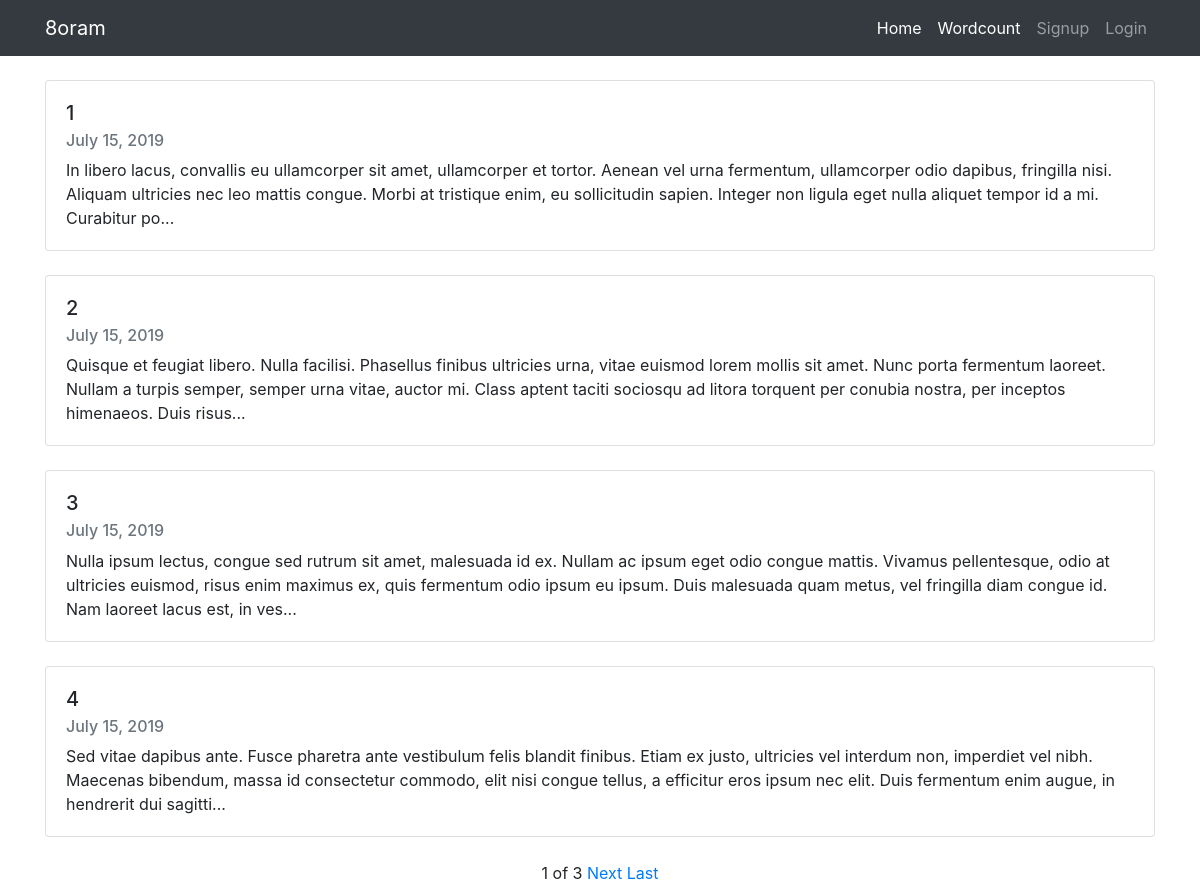
The page / on the database its author committed.
### board/models.py (models this page shows, shortened)
class Board(models.Model):
    title = models.CharField(max_length = 200)
    pub_date = models.DateField('date published')
    body = models.TextField()
    def summary(self):
        return self.body[:300]

### board/views.py (the view)
# urls.py: path('', board.views.board, name='board'),
def board(request):
    boards = Board.objects
    board_list = Board.objects.all()
    paginator = Paginator(board_list, 4)
    page = request.GET.get('page')
    posts = paginator.get_page(page)
    return render(request, 'board/board.html', {'boards':boards, 'posts':posts})

### board/templates/board/board.html (shortened to what this page needs)
{% extends 'base.html' %}
{% block content %}
{% for board in posts %}
<div class="card" onClick="location.href ='{% url 'detail' board.id %}'" style="cursor:pointer;">
  <div class="card-body">
    <h5 class="card-title">{{ board.title }}</h5>
    <h6 class="card-subtitle mb-2 text-muted">{{ board.pub_date }}</h6>
      <p class="card-text">{{ board.summary }}...</p>
  </div>
</div>
<br>
{% endfor %}
<div class="text-center">
<span>{{posts.number}}</span>
<span>of</span>
<span>{{posts.paginator.num_pages}}</span>
{%if posts.has_next%}
<a href="?page={{posts.next_page_number}}">Next</a>
<a href="?page={{posts.paginator.num_pages}}">Last</a>
{%endif%}
</div>
{% endblock %}

### project/templates/base.html (shortened to what this page needs)
<link rel="stylesheet" href="https://stackpath.bootstrapcdn.com/bootstrap/4.3.1/css/bootstrap.min.css">
<nav class="navbar navbar-expand-lg navbar-dark bg-dark">
  <div class="container">
      <a class="navbar-brand" href="{% url 'board' %}">8oram</a>
      <div class="collapse navbar-collapse mr-auto" id="navbarSupportedContent">
        <ul class="navbar-nav ml-auto">
          <li class="nav-item active">
            <a class="nav-link" href="{% url 'board' %}">Home</a>
          </li>
          <li class="nav-item active">
            <a class="nav-link" href="{% url 'count' %}">Wordcount</a>
          </li>
        {% if user.is_authenticated %}
          <li class="nav-item dropdown active">
            <a class="nav-link dropdown-toggle" id="navbarDropdown" role="button" data-toggle="dropdown" aria-haspopup="true" aria-expanded="false">환영합니다. {{ user.username }} 님!</a>
            <div class="dropdown-menu" aria-labelledby="navbarDropdown">
              <a class="dropdown-item" href="{% url 'new' %}">Post</a>
              <div class="dropdown-divider"></div>
              <a class="dropdown-item" href="javascript:{document.getElementById('logout').submit()}">Logout</a>
            <form id="logout" method="POST" action="{% url 'logout' %}">
                {% csrf_token %} <input type="hidden" />
            </form>
            </div>
          </li>
        {% else %}
            <li class="nav-item">
                        <a class="nav-item nav-link" href="{% url 'signup' %}">Signup</a>
                    </li>
                    <li class="nav-item">
                        <a class="nav-item nav-link" href="{% url 'login' %}">Login</a>
                    </li>
                    {% endif %}
        </ul>
      </div>
  </div>
</nav>
<div class="container mt-4">
    {% block content %}
    {% endblock %}
</div>

### rows shown on the page
Board: title "1", pub_date "July 15, 2019", summary "In libero lacus, convallis eu ullamcorper sit amet, ullamcorper et tortor. Aenean vel urna fermentum, ullamcorper odio dapibus, fringilla nisi. Aliquam ultricies nec leo mattis congue. Morbi at tristique enim, eu sollicitudin sapien. Integer non ligula eget nulla aliquet tempor id a mi. Curabitur po"
Board: title "2", pub_date "July 15, 2019", summary "Quisque et feugiat libero. Nulla facilisi. Phasellus finibus ultricies urna, vitae euismod lorem mollis sit amet. Nunc porta fermentum laoreet. Nullam a turpis semper, semper urna vitae, auctor mi. Class aptent taciti sociosqu ad litora torquent per conubia nostra, per inceptos himenaeos. Duis risus"
Board: title "3", pub_date "July 15, 2019", summary "Nulla ipsum lectus, congue sed rutrum sit amet, malesuada id ex. Nullam ac ipsum eget odio congue mattis. Vivamus pellentesque, odio at ultricies euismod, risus enim maximus ex, quis fermentum odio ipsum eu ipsum. Duis malesuada quam metus, vel fringilla diam congue id. Nam laoreet lacus est, in ves"
Board: title "4", pub_date "July 15, 2019", summary "Sed vitae dapibus ante. Fusce pharetra ante vestibulum felis blandit finibus. Etiam ex justo, ultricies vel interdum non, imperdiet vel nibh. Maecenas bibendum, massa id consectetur commodo, elit nisi congue tellus, a efficitur eros ipsum nec elit. Duis fermentum enim augue, in hendrerit dui sagitti"

### other values the page prints
{{ posts.number }} "1"
{{ posts.paginator.num_pages }} "3"
